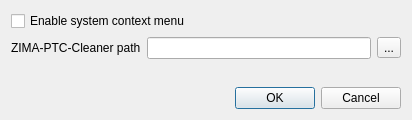
<?xml version="1.0" encoding="UTF-8"?>
<ui version="4.0">
 <class>SettingsDialog</class>
 <widget class="QDialog" name="SettingsDialog">
  <property name="geometry">
   <rect>
    <x>0</x>
    <y>0</y>
    <width>412</width>
    <height>120</height>
   </rect>
  </property>
  <property name="windowTitle">
   <string>Dialog</string>
  </property>
  <layout class="QVBoxLayout" name="verticalLayout">
   <item>
    <widget class="QCheckBox" name="enableSystemContextMenuCheckBox">
     <property name="text">
      <string>Enable system context menu</string>
     </property>
    </widget>
   </item>
   <item>
    <layout class="QHBoxLayout" name="horizontalLayout">
     <item>
      <widget class="QLabel" name="label">
       <property name="text">
        <string>ZIMA-PTC-Cleaner path</string>
       </property>
      </widget>
     </item>
     <item>
      <widget class="QLineEdit" name="ptcCleanerLineEdit"/>
     </item>
     <item>
      <widget class="QToolButton" name="ptcCleanerPathButton">
       <property name="text">
        <string>...</string>
       </property>
      </widget>
     </item>
    </layout>
   </item>
   <item>
    <spacer name="verticalSpacer">
     <property name="orientation">
      <enum>Qt::Vertical</enum>
     </property>
     <property name="sizeHint" stdset="0">
      <size>
       <width>20</width>
       <height>40</height>
      </size>
     </property>
    </spacer>
   </item>
   <item>
    <widget class="QDialogButtonBox" name="buttonBox">
     <property name="orientation">
      <enum>Qt::Horizontal</enum>
     </property>
     <property name="standardButtons">
      <set>QDialogButtonBox::Cancel|QDialogButtonBox::Ok</set>
     </property>
    </widget>
   </item>
  </layout>
 </widget>
 <resources/>
 <connections>
  <connection>
   <sender>buttonBox</sender>
   <signal>accepted()</signal>
   <receiver>SettingsDialog</receiver>
   <slot>accept()</slot>
   <hints>
    <hint type="sourcelabel">
     <x>248</x>
     <y>254</y>
    </hint>
    <hint type="destinationlabel">
     <x>157</x>
     <y>274</y>
    </hint>
   </hints>
  </connection>
  <connection>
   <sender>buttonBox</sender>
   <signal>rejected()</signal>
   <receiver>SettingsDialog</receiver>
   <slot>reject()</slot>
   <hints>
    <hint type="sourcelabel">
     <x>316</x>
     <y>260</y>
    </hint>
    <hint type="destinationlabel">
     <x>286</x>
     <y>274</y>
    </hint>
   </hints>
  </connection>
 </connections>
</ui>
